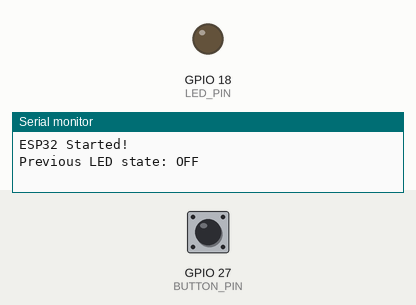
A sketch run on a simulated ESP32. On the bench: output pins drawn as LEDs (lit = HIGH), the last lines printed to the serial monitor. The test bench sets the inputs (shaded band); at power-on: GPIO 27 (BUTTON_PIN) HIGH. EEPROM starts erased.

Above: at 2.7 s.
2.8 s: GPIO 27 (BUTTON_PIN) pulled LOW for 0.15 s
At 4.0 s:
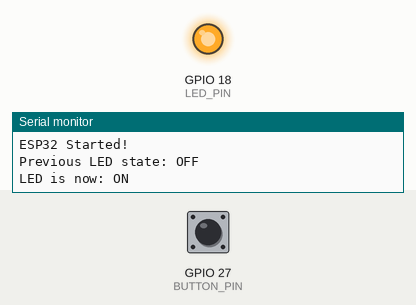
4.4 s: GPIO 27 (BUTTON_PIN) pulled LOW for 1 s
At 5.4 s:
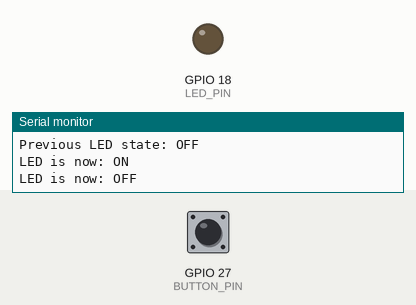
6.9 s: GPIO 27 (BUTTON_PIN) pulled LOW for 3.2 s
At 7.3 s:
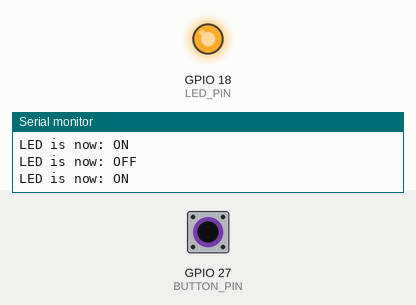
Timing chart, 0 to 9.9 s (numbered marks = the images above; inputs shaded):
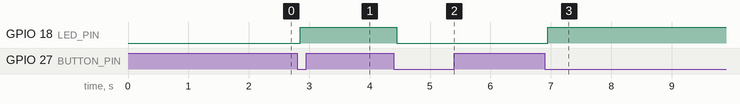

The sketch:

09.Flash_LED_state.ino
```cpp
//used ESP32-U (ESP32-WROOM-32U)
#include <Preferences.h>

Preferences preferences;

#define LED_PIN 18
#define BUTTON_PIN 27

bool ledState = false;

int lastButtonState = HIGH;
int buttonState = HIGH;

unsigned long lastDebounceTime = 0;
const unsigned long debounceDelay = 50;

void setup() {
  Serial.begin(115200);
  delay(1500);

  pinMode(LED_PIN, OUTPUT);
  pinMode(BUTTON_PIN, INPUT_PULLUP);

  preferences.begin("storage", false);

  ledState = preferences.getBool("led", false);

  digitalWrite(LED_PIN, ledState);

  Serial.println("ESP32 Started!");
  Serial.print("Previous LED state: ");
  Serial.println(ledState ? "ON" : "OFF");
}

void loop() {

  int reading = digitalRead(BUTTON_PIN);


  if (reading != lastButtonState) {
    lastDebounceTime = millis();
  }


  if ((millis() - lastDebounceTime) > debounceDelay) {

    if (reading != buttonState) {
      buttonState = reading;


      if (buttonState == LOW) {

        ledState = !ledState;

        digitalWrite(LED_PIN, ledState);

        preferences.putBool("led", ledState);

        Serial.print("LED is now: ");
        Serial.println(ledState ? "ON" : "OFF");
      }
    }
  }

  lastButtonState = reading;
}
```

Measured:
- after the input at 2.8 s, GPIO 18 (LED_PIN): LOW → HIGH after 0.05 s
- after the input at 4.4 s, GPIO 18 (LED_PIN): HIGH → LOW after 0.05 s
- after the input at 6.9 s, GPIO 18 (LED_PIN): LOW → HIGH after 0.05 s
